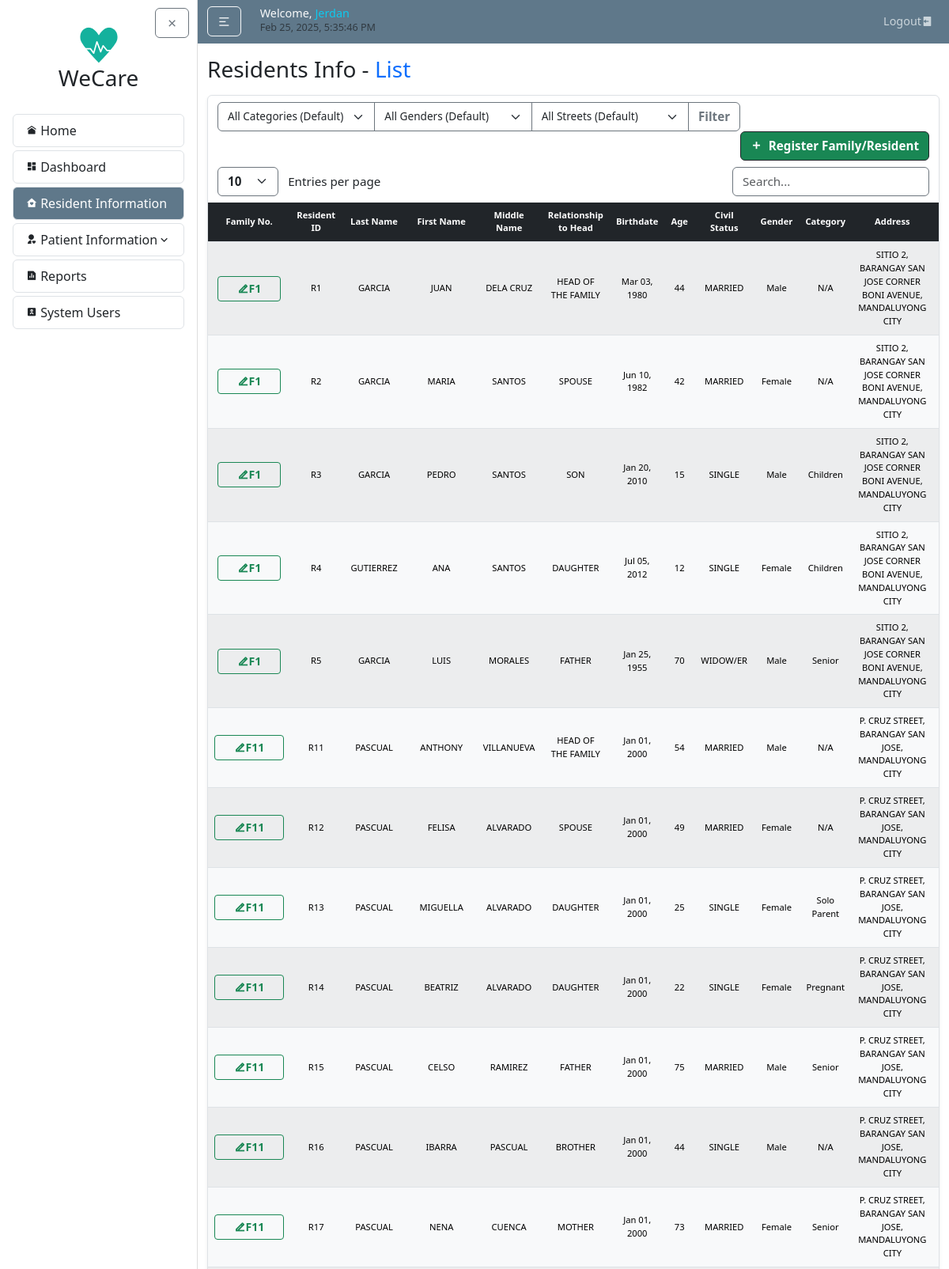
The app's page /residents/ (signed in, upper part) with its own data.
### residentInfo/models.py (models this page shows, shortened)
class Resident(models.Model):
    id = models.CharField(max_length=10, primary_key=True, editable=False)
    family = models.ForeignKey(Family, on_delete=models.CASCADE, related_name='residents', null=True)
    last_name = models.CharField(max_length=100, default="--")
    first_name = models.CharField(max_length=100, default="--")
    middle_name = models.CharField(max_length=100, blank=True, null=True, default="--")
    relationship_to_head = models.CharField(max_length=50, default="--")
    birthdate = models.DateField(default=datetime.date(2000, 1, 1))
    age = models.PositiveIntegerField(default=0)
    civil_status = models.CharField(max_length=50, default="--")
    gender = models.CharField(max_length=20, choices=GENDER_CHOICES, default="Male")
    category = models.CharField(max_length=20, choices=CATEGORY_CHOICES, default='N/A')
    present_address = models.CharField(max_length=255, default="--")
    contact_number = models.CharField(max_length=20, default="--")
    date_updated = models.DateTimeField(auto_now=True)

class Family(models.Model):
    family_no = models.CharField(max_length=10, primary_key=True, editable=False)
    date_updated = models.DateTimeField(auto_now=True)

### residentInfo/views.py (the view)
# urls.py: path('', views.family_resident_list, name='resident-list'),
@login_required
def family_resident_list(request):
    category = request.GET.get('category', '')
    gender = request.GET.get('gender', '')
    street = request.GET.get('street', '')
    residents = Resident.objects.select_related('family').all()
    if category:
        residents = residents.filter(category=category)
    if gender:
        residents = residents.filter(gender=gender)
    if street:
        residents = residents.filter(present_address__icontains=street)
    residents = residents.order_by('family__family_no', 'id')
    return render(request, 'residentInfo/resident_list.html', {'residents': residents})

### residentInfo/templates/residentInfo/resident_list.html (shortened to what this page needs)
{% extends "home/layout.html" %}
{% load static %}
{% block body %}
<h3 class="mb-3">Residents Info - <span class="text-primary">List</span></h3>
<article class="content-section border rounded p-0 shadow-sm">
    <div class="container">
      <div class="row mt-2">
        <div class="col-auto">
          <form method="get" action="">
            <div class="input-group">
                <select name="category" class="form-select border-secondary" style="cursor: pointer; vertical-align: middle; font-size: calc(0.7rem + 0.2vw);">
                  <option value="" {% if not request.GET.category %}selected{% endif %}>All Categories (Default)</option>
                </select>
                  <select name="gender" class="form-select border-secondary" style="cursor: pointer; vertical-align: middle; font-size: calc(0.7rem + 0.2vw);">
                  <option value="" {% if not request.GET.gender %}selected{% endif %}>All Genders (Default)</option>
                </select>
                <select name="street" class="form-select border-secondary" style="cursor: pointer; vertical-align: middle; font-size: calc(0.7rem + 0.2vw);">
                  <option value="" {% if not request.GET.street %}selected{% endif %}>All Streets (Default)</option>
                </select>
              <button type="submit" class="btn btn-outline-secondary fw-bold" style="font-size: calc(0.8rem + 0.2vw);">Filter</button>
            </div>
          </form>
        </div>
        <div class="col-auto ms-auto">
          <a href="{% url 'resident-create' %}" class="btn btn-success info border-dark fw-bold d-flex align-items-center" style="font-size: calc(0.8rem + 0.2vw);">
            <i class="ri-add-fill" style="font-size: calc(0.6rem + 0.4vw);"></i>
            <span class="ms-2">Register Family/Resident</span>
          </a>
        </div>
      </div>
      <div class="row mt-2">
        <div class="col-auto">
          <select id="customEntries" class="form-select d-inline w-auto border-secondary fw-bold" style="font-size: calc(0.8rem + 0.2vw); cursor: pointer; vertical-align: middle;">
            <option value="10">10</option>
          </select>
          <span class="d-inline ms-2" style="font-size: calc(0.8rem + 0.2vw); vertical-align: middle;">Entries per page</span>
        </div>
        <div class="col-auto ms-auto">
          <input type="text" id="searchBar" class="form-control d-inline w-auto border-secondary" placeholder="Search..." style="font-size: calc(0.8rem + 0.2vw); vertical-align: middle;">
        </div>
      </div>
    </div>
    <div class="table-responsive mt-2">
        <table id="dataTable" class="table table-light table-striped table-striped text-cente m-0 projectTables">
        <thead class="table-dark">
          <tr>
            <th class="text-center">Family No.</th>
            <th class="text-center">Resident ID</th>
            <th class="text-center">Last Name</th>
            <th class="text-center">First Name</th>
            <th class="text-center">Middle Name</th>
            <th class="text-center">Relationship to Head</th>
            <th class="text-center">Birthdate</th>
            <th class="text-center">Age</th>
            <th class="text-center">Civil Status</th>
            <th class="text-center">Gender</th>
            <th class="text-center">Category</th>
            <th class="text-center">Address</th>
            <th class="text-center">Contact Number</th>
          </tr>
        </thead>
        <tbody>
            {% for resident in residents %}
            <tr>
                <td><a href="{% url 'family-update' resident.family.family_no %}" class="btn btn-sm btn-outline-success fw-bold px-4 text-center"><i class="ri-edit-2-line"></i>{{ resident.family.family_no }}</a></td>
                <td class="text-center">{{ resident.id }}</td>
                <td class="text-center">{{ resident.last_name }}</td>
                <td class="text-center">{{ resident.first_name }}</td>
                <td class="text-center">{{ resident.middle_name }}</td>
                <td class="text-center">{{ resident.relationship_to_head|capfirst }}</td>
                <td class="text-center">{{ resident.birthdate|date:"M d, Y" }}</td>
                <td class="text-center">{{ resident.age }}</td>
                <td class="text-center">{{ resident.civil_status }}</td>
                <td class="text-center">{{ resident.gender }}</td>
                <td class="text-center">{{ resident.category }}</td>
                <td class="text-center">{{ resident.present_address }}</td>
                <td class="text-center">{{ resident.contact_number }}</td>
            </tr>
            {% endfor %}
        </tbody>
        </table>
    </div>
</article>
{% endblock body %}

### home/templates/home/layout.html (shortened to what this page needs)
{% load static %}
<!DOCTYPE html>
<html lang="en">
<head>
  <link rel="stylesheet" type="text/css" href="{% static 'home/main.css' %}">
  <link href="https://cdn.jsdelivr.net/npm/bootstrap@5.3.3/dist/css/bootstrap.min.css" rel="stylesheet">
  <link rel="stylesheet" href="https://cdnjs.cloudflare.com/ajax/libs/remixicon/4.6.0/remixicon.css">
  <link rel="stylesheet" href="//cdn.datatables.net/2.2.2/css/dataTables.dataTables.min.css">
  <link rel="stylesheet" href="https://cdn.jsdelivr.net/npm/flatpickr/dist/flatpickr.min.css">
</head>
<body>
  {% include "home/sidebar.html" %}
    <div id="content-wrapper" class="flex-grow-1">
      <header class="site-header">
        <nav class="navbar navbar-expand-md navbar-dark bg-steel">
          <div class="container">
            <div class="navbar-nav align-items-xl-center">
              <button id="sidebarToggle" class="btn btn-outline-light me-3 my-auto">
                <i class="ri-menu-2-line"></i>
              </button>
            </div>
            <div class="ms-2 me-auto">
              <h5 class="d-flex align-items-end gap-1 mb-1">
                  <span class="text-light nav-font">
                      {% if user.is_authenticated %}Welcome, <span class="text-info">{{ request.user }}</span> <br>{% endif %}
                      <small id="clock" class="my-auto text-muted text-light"></small>
                  </span>
              </h5>
            </div>
            <div class="navbar-nav ms-auto nav-font">
              {% if user.is_authenticated %}
                <a class="nav-item nav-link" href="{% url "logout" %}">Logout<i class="ri-logout-box-fill "></i></a>
              {% endif %}
            </div>
          </div>
        </nav>
      </header>
      <main id="main-content" role="main" class="container mt-3">
          <div class="row">
            <div class="col">
              {% block body %}{% endblock %}
            </div>
          </div>
      </main>
    </div>
  </div>
</body>
</html>

### home/static/home/main.css (style rules this page uses)
body { background: #fafafa; color: #333333; }
h1, h2, h3, h4, h5, h6 { color: #444444; font-size: calc(1rem + 0.8vw); margin-bottom: 1rem; }
.bg-steel { background-color: #5f788a; }
.site-header { position: sticky; top: 0; z-index: 1000; }
.navbar-nav { flex-wrap: wrap; gap: 0.5rem; }
.navbar-nav .nav-link { color: #cbd5db; transition: color 0.2s ease; }
.nav-font { font-size: clamp(0.7rem, 1.2vw, 1rem); }
.content-section { background: #ffffff; padding: 1.25rem; border: 1px solid #dddddd; border-radius: 0.5rem; margin-bottom: 1.5rem; }
#content-wrapper { flex: 1; min-width: 0; transition: margin-left 0.3s ease; }
.projectTables { min-width: 992px; font-size: calc(0.55rem + 0.2vw); margin-bottom: 0; }
.projectTables th, .projectTables td { padding: calc(5px + 0.2vw) calc(8px + 0.2vw); vertical-align: middle; border-color: #dee2e6; text-align: center; }
.projectTables thead th { font-weight: 600; }
button, input[type="submit"] { margin-top: 10px; }
.container { max-width: 1490px!important; }

### records on screen
Resident: family.family_no "F1", id "R1", last_name "GARCIA", first_name "JUAN", middle_name "DELA CRUZ", relationship_to_head "HEAD OF THE FAMILY", birthdate "Mar 03, 1980", age "44", civil_status "MARRIED", gender "Male", category "N/A", present_address "SITIO 2, BARANGAY SAN JOSE CORNER BONI AVENUE, MANDALUYONG CITY"
Resident: family.family_no "F1", id "R2", last_name "GARCIA", first_name "MARIA", middle_name "SANTOS", relationship_to_head "SPOUSE", birthdate "Jun 10, 1982", age "42", civil_status "MARRIED", gender "Female", category "N/A", present_address "SITIO 2, BARANGAY SAN JOSE CORNER BONI AVENUE, MANDALUYONG CITY"
Resident: family.family_no "F1", id "R3", last_name "GARCIA", first_name "PEDRO", middle_name "SANTOS", relationship_to_head "SON", birthdate "Jan 20, 2010", age "15", civil_status "SINGLE", gender "Male", category "Children", present_address "SITIO 2, BARANGAY SAN JOSE CORNER BONI AVENUE, MANDALUYONG CITY"
Resident: family.family_no "F1", id "R4", last_name "GUTIERREZ", first_name "ANA", middle_name "SANTOS", relationship_to_head "DAUGHTER", birthdate "Jul 05, 2012", age "12", civil_status "SINGLE", gender "Female", category "Children", present_address "SITIO 2, BARANGAY SAN JOSE CORNER BONI AVENUE, MANDALUYONG CITY"
Resident: family.family_no "F1", id "R5", last_name "GARCIA", first_name "LUIS", middle_name "MORALES", relationship_to_head "FATHER", birthdate "Jan 25, 1955", age "70", civil_status "WIDOW/ER", gender "Male", category "Senior", present_address "SITIO 2, BARANGAY SAN JOSE CORNER BONI AVENUE, MANDALUYONG CITY"
Resident: family.family_no "F11", id "R11", last_name "PASCUAL", first_name "ANTHONY", middle_name "VILLANUEVA", relationship_to_head "HEAD OF THE FAMILY", birthdate "Jan 01, 2000", age "54", civil_status "MARRIED", gender "Male", category "N/A", present_address "P. CRUZ STREET, BARANGAY SAN JOSE, MANDALUYONG CITY"
Resident: family.family_no "F11", id "R12", last_name "PASCUAL", first_name "FELISA", middle_name "ALVARADO", relationship_to_head "SPOUSE", birthdate "Jan 01, 2000", age "49", civil_status "MARRIED", gender "Female", category "N/A", present_address "P. CRUZ STREET, BARANGAY SAN JOSE, MANDALUYONG CITY"
Resident: family.family_no "F11", id "R13", last_name "PASCUAL", first_name "MIGUELLA", middle_name "ALVARADO", relationship_to_head "DAUGHTER", birthdate "Jan 01, 2000", age "25", civil_status "SINGLE", gender "Female", category "Solo Parent", present_address "P. CRUZ STREET, BARANGAY SAN JOSE, MANDALUYONG CITY"
Resident: family.family_no "F11", id "R14", last_name "PASCUAL", first_name "BEATRIZ", middle_name "ALVARADO", relationship_to_head "DAUGHTER", birthdate "Jan 01, 2000", age "22", civil_status "SINGLE", gender "Female", category "Pregnant", present_address "P. CRUZ STREET, BARANGAY SAN JOSE, MANDALUYONG CITY"
Resident: family.family_no "F11", id "R15", last_name "PASCUAL", first_name "CELSO", middle_name "RAMIREZ", relationship_to_head "FATHER", birthdate "Jan 01, 2000", age "75", civil_status "MARRIED", gender "Male", category "Senior", present_address "P. CRUZ STREET, BARANGAY SAN JOSE, MANDALUYONG CITY"
Resident: family.family_no "F11", id "R16", last_name "PASCUAL", first_name "IBARRA", middle_name "PASCUAL", relationship_to_head "BROTHER", birthdate "Jan 01, 2000", age "44", civil_status "SINGLE", gender "Male", category "N/A", present_address "P. CRUZ STREET, BARANGAY SAN JOSE, MANDALUYONG CITY"
Resident: family.family_no "F11", id "R17", last_name "PASCUAL", first_name "NENA", middle_name "CUENCA", relationship_to_head "MOTHER", birthdate "Jan 01, 2000", age "73", civil_status "MARRIED", gender "Female", category "Senior", present_address "P. CRUZ STREET, BARANGAY SAN JOSE, MANDALUYONG CITY"

### other values on screen
{{ request.user }} "Jerdan"
